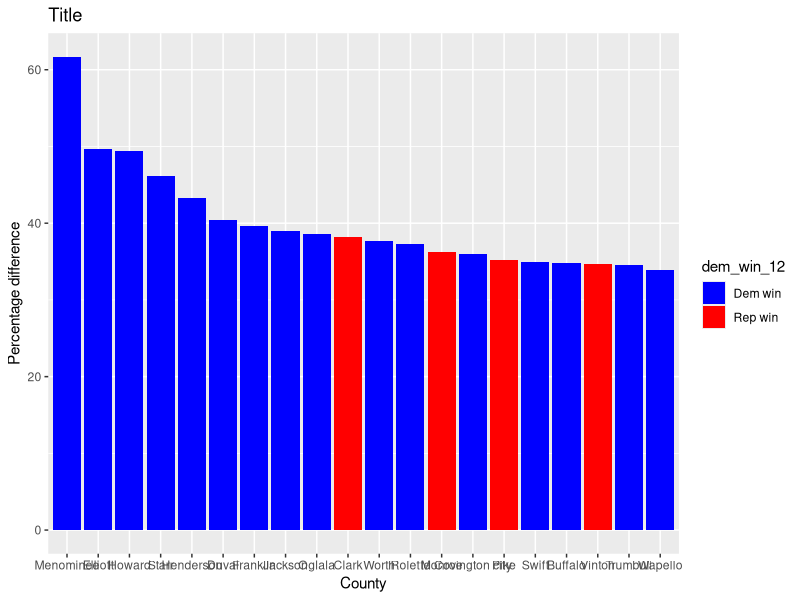

The R script that drew this image:
## ---- chunk 1
options(width = 100)
knitr::opts_chunk$set(echo = TRUE)
## ---- chunk 2
library(tidyverse)

elec <- read_csv("data/uselection.csv")

# optional
head(elec)
glimpse(elec)
## ---- chunk 3
elec <- elec |>
  mutate(gop_vs_12 = votes_gop_12 / votes_total_12,
         gop_vs_16 = votes_gop_16 / votes_total_16,
         gop_vs_diff = (gop_vs_16 - gop_vs_12)/gop_vs_12 * 100)

# equiv. to mutate(elec, ...)
  
## ---- chunk 4
elec |> 
  select(gop_vs_12, gop_vs_16, gop_vs_diff) |>
  head() |>
  knitr::kable()
## ---- chunk 5
swing_states <- c("FL", "NC", "OH", "PA", "NH", "MI", "WI", "IA", "NV", "CO", "VA")

elec_battle <- elec |>
  filter(state %in% swing_states)
## ---- chunk 6
elec_battle |>
  group_by(state) |>
  select(pct_for_born15:gop_vs_diff) |>
  summarize(across(where(is.numeric), mean, na.rm = T))

# John's note: across(...) is quick, but it's bad practice, instead, list
#   the variables one by one like the following:
# elec_battle |>
#   group_by(state) |>
#   select(pct_for_born15:gop_vs_diff) |>
#   summarize(pct_for_born15 = mean(pct_for_born15),
#             pct_bach_deg15 = mean(pct_bach_deg15),
#             ...)
## ---- chunk 7
elec <- elec |>
  mutate(dem_win_12 = dplyr::if_else(votes_dem_12 > votes_gop_12, 
                                     "Dem win", 
                                     "Rep win"))
## ---- chunk 8
elec |>
  slice_max(gop_vs_diff, n = 20) |>
  ggplot(aes(x = fct_reorder(county, desc(gop_vs_diff)), y = gop_vs_diff,
             fill = dem_win_12)) + 
  geom_bar(stat = "identity") +
  labs(title = "Title", 
       x = "County", 
       y = "Percentage difference") +
  scale_fill_manual(values = c("blue", "red"))
## ---- chunk 9
elec |>
  slice_max(gop_vs_diff, n = 20) |>
  select(state, county, pct_for_born15:gop_vs_diff) |>
  arrange(desc(gop_vs_diff)) |>
  knitr::kable(col.names = c("State", "County",
                             "Foreign born", "Degree", "Non-white", "Unemp. 2012", "Unemp. 2016",
                             "Rep. 2012", "Rep. 2016", "Rep. difference"), 
               digits = 2)
